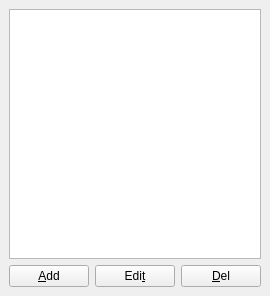
<ui version="4.0" >
 <class>TabBookmarks</class>
 <widget class="QWidget" name="TabBookmarks" >
  <property name="geometry" >
   <rect>
    <x>0</x>
    <y>0</y>
    <width>257</width>
    <height>296</height>
   </rect>
  </property>
  <property name="windowTitle" >
   <string/>
  </property>
  <layout class="QVBoxLayout" >
   <property name="margin" >
    <number>9</number>
   </property>
   <property name="spacing" >
    <number>6</number>
   </property>
   <item>
    <widget class="QListWidget" name="list" />
   </item>
   <item>
    <layout class="QHBoxLayout" >
     <property name="margin" >
      <number>0</number>
     </property>
     <property name="spacing" >
      <number>6</number>
     </property>
     <item>
      <widget class="QPushButton" name="btnAdd" >
       <property name="text" >
        <string>&amp;Add</string>
       </property>
      </widget>
     </item>
     <item>
      <widget class="QPushButton" name="btnEdit" >
       <property name="text" >
        <string>Edi&amp;t</string>
       </property>
      </widget>
     </item>
     <item>
      <widget class="QPushButton" name="btnDel" >
       <property name="text" >
        <string>&amp;Del</string>
       </property>
      </widget>
     </item>
    </layout>
   </item>
  </layout>
 </widget>
 <layoutdefault spacing="6" margin="11" />
 <pixmapfunction>qPixmapFromMimeSource</pixmapfunction>
 <resources/>
 <connections/>
</ui>
